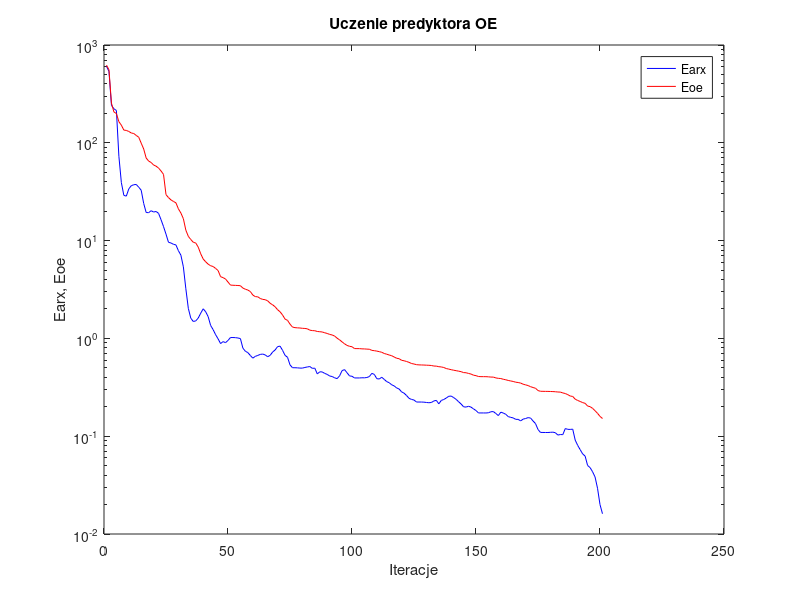
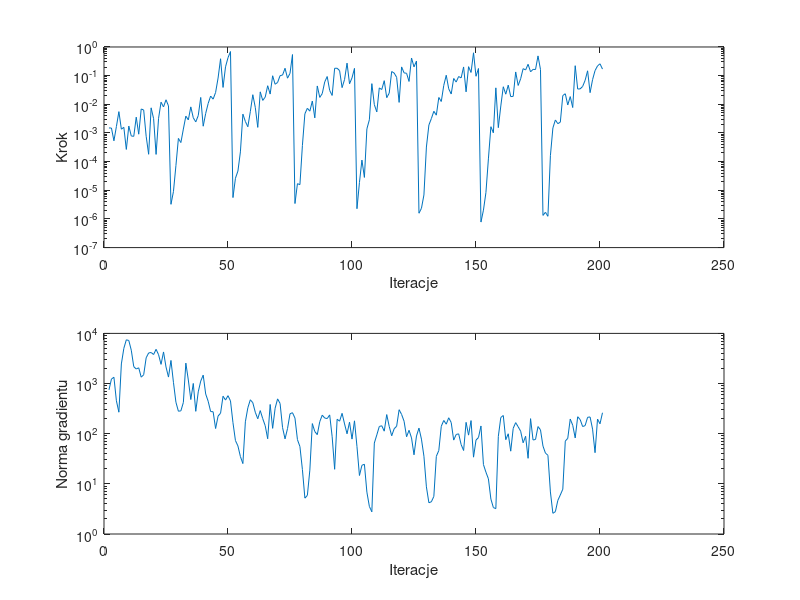

MATLAB code for these plots, in order:
%uczenie predyktora oe
clear all;
n=0; farx(n+1)=6.058005e+002; foe(n+1)=6.221808e+002; wspucz(n+1)=0.000000e+000; ng(n+1)=0.000000e+000;
%odnowa zmiennej metryki
n=1; farx(n+1)=5.370810e+002; foe(n+1)=5.588312e+002; krok(n+1)=1.495556e-003; ng(n+1)=7.461278e+002;
n=2; farx(n+1)=2.423572e+002; foe(n+1)=2.546035e+002; krok(n+1)=1.486486e-003; ng(n+1)=1.230644e+003;
n=3; farx(n+1)=2.226657e+002; foe(n+1)=2.066115e+002; krok(n+1)=5.322828e-004; ng(n+1)=1.333535e+003;
n=4; farx(n+1)=2.139904e+002; foe(n+1)=1.993010e+002; krok(n+1)=1.674853e-003; ng(n+1)=4.527713e+002;
n=5; farx(n+1)=7.274613e+001; foe(n+1)=1.643160e+002; krok(n+1)=5.548179e-003; ng(n+1)=2.683113e+002;
n=6; farx(n+1)=3.915884e+001; foe(n+1)=1.513788e+002; krok(n+1)=1.353531e-003; ng(n+1)=2.460276e+003;
n=7; farx(n+1)=2.901648e+001; foe(n+1)=1.349127e+002; krok(n+1)=1.570905e-003; ng(n+1)=5.040255e+003;
n=8; farx(n+1)=2.850280e+001; foe(n+1)=1.338400e+002; krok(n+1)=2.661414e-004; ng(n+1)=7.451911e+003;
n=9; farx(n+1)=3.379211e+001; foe(n+1)=1.305507e+002; krok(n+1)=1.742611e-003; ng(n+1)=7.214902e+003;
n=10; farx(n+1)=3.644894e+001; foe(n+1)=1.260103e+002; krok(n+1)=7.843678e-004; ng(n+1)=4.620431e+003;
n=11; farx(n+1)=3.726262e+001; foe(n+1)=1.244182e+002; krok(n+1)=7.624904e-004; ng(n+1)=2.171367e+003;
n=12; farx(n+1)=3.751018e+001; foe(n+1)=1.189555e+002; krok(n+1)=3.558977e-003; ng(n+1)=1.949292e+003;
n=13; farx(n+1)=3.515751e+001; foe(n+1)=1.140054e+002; krok(n+1)=9.053002e-004; ng(n+1)=2.060438e+003;
n=14; farx(n+1)=3.274708e+001; foe(n+1)=9.919300e+001; krok(n+1)=6.875219e-003; ng(n+1)=1.341359e+003;
n=15; farx(n+1)=2.400073e+001; foe(n+1)=8.648024e+001; krok(n+1)=6.319511e-003; ng(n+1)=1.498050e+003;
n=16; farx(n+1)=1.937966e+001; foe(n+1)=6.995735e+001; krok(n+1)=7.663457e-004; ng(n+1)=3.261813e+003;
n=17; farx(n+1)=1.929961e+001; foe(n+1)=6.501651e+001; krok(n+1)=1.803354e-004; ng(n+1)=4.074619e+003;
n=18; farx(n+1)=2.021264e+001; foe(n+1)=6.295317e+001; krok(n+1)=7.530795e-003; ng(n+1)=4.155188e+003;
n=19; farx(n+1)=1.960374e+001; foe(n+1)=5.927692e+001; krok(n+1)=3.162104e-003; ng(n+1)=3.792313e+003;
n=20; farx(n+1)=1.984756e+001; foe(n+1)=5.769247e+001; krok(n+1)=1.784968e-004; ng(n+1)=4.815612e+003;
n=21; farx(n+1)=1.899075e+001; foe(n+1)=5.515199e+001; krok(n+1)=3.240245e-003; ng(n+1)=3.765378e+003;
n=22; farx(n+1)=1.635472e+001; foe(n+1)=5.153278e+001; krok(n+1)=1.184956e-002; ng(n+1)=2.412867e+003;
n=23; farx(n+1)=1.391156e+001; foe(n+1)=4.751298e+001; krok(n+1)=8.111094e-003; ng(n+1)=4.267476e+003;
n=24; farx(n+1)=1.164007e+001; foe(n+1)=2.950605e+001; krok(n+1)=1.438335e-002; ng(n+1)=2.145149e+003;
n=25; farx(n+1)=9.610713e+000; foe(n+1)=2.753235e+001; krok(n+1)=8.799720e-003; ng(n+1)=1.346005e+003;
%odnowa zmiennej metryki
n=26; farx(n+1)=9.453923e+000; foe(n+1)=2.607071e+001; krok(n+1)=3.238406e-006; ng(n+1)=2.889934e+003;
n=27; farx(n+1)=9.167307e+000; foe(n+1)=2.514487e+001; krok(n+1)=8.997287e-006; ng(n+1)=1.058058e+003;
n=28; farx(n+1)=9.033378e+000; foe(n+1)=2.433762e+001; krok(n+1)=7.287990e-005; ng(n+1)=4.241357e+002;
n=29; farx(n+1)=7.886824e+000; foe(n+1)=2.112368e+001; krok(n+1)=6.459813e-004; ng(n+1)=2.803008e+002;
n=30; farx(n+1)=7.096591e+000; foe(n+1)=1.913939e+001; krok(n+1)=4.623634e-004; ng(n+1)=2.860991e+002;
n=31; farx(n+1)=5.391631e+000; foe(n+1)=1.676011e+001; krok(n+1)=1.369522e-003; ng(n+1)=4.194860e+002;
n=32; farx(n+1)=3.218356e+000; foe(n+1)=1.278058e+001; krok(n+1)=3.868579e-003; ng(n+1)=2.554049e+003;
n=33; farx(n+1)=2.028113e+000; foe(n+1)=1.105507e+001; krok(n+1)=2.855545e-003; ng(n+1)=1.176035e+003;
n=34; farx(n+1)=1.607793e+000; foe(n+1)=1.025761e+001; krok(n+1)=8.130648e-003; ng(n+1)=4.798034e+002;
n=35; farx(n+1)=1.489539e+000; foe(n+1)=9.615309e+000; krok(n+1)=3.382411e-003; ng(n+1)=1.004630e+003;
n=36; farx(n+1)=1.510182e+000; foe(n+1)=9.449763e+000; krok(n+1)=2.437188e-003; ng(n+1)=2.793544e+002;
n=37; farx(n+1)=1.615603e+000; foe(n+1)=8.570800e+000; krok(n+1)=4.026836e-003; ng(n+1)=6.832044e+002;
n=38; farx(n+1)=1.810789e+000; foe(n+1)=7.328021e+000; krok(n+1)=1.734425e-002; ng(n+1)=1.119263e+003;
n=39; farx(n+1)=2.007580e+000; foe(n+1)=6.483143e+000; krok(n+1)=1.721185e-003; ng(n+1)=1.472354e+003;
n=40; farx(n+1)=1.872111e+000; foe(n+1)=6.070186e+000; krok(n+1)=4.800362e-003; ng(n+1)=6.197288e+002;
n=41; farx(n+1)=1.668878e+000; foe(n+1)=5.740415e+000; krok(n+1)=1.069268e-002; ng(n+1)=4.436982e+002;
n=42; farx(n+1)=1.355135e+000; foe(n+1)=5.533250e+000; krok(n+1)=1.941426e-002; ng(n+1)=2.764468e+002;
n=43; farx(n+1)=1.229561e+000; foe(n+1)=5.433493e+000; krok(n+1)=1.513348e-002; ng(n+1)=2.739798e+002;
n=44; farx(n+1)=1.091410e+000; foe(n+1)=5.194024e+000; krok(n+1)=2.598758e-002; ng(n+1)=1.268284e+002;
n=45; farx(n+1)=9.900703e-001; foe(n+1)=4.942678e+000; krok(n+1)=8.277891e-002; ng(n+1)=2.249032e+002;
n=46; farx(n+1)=8.853352e-001; foe(n+1)=4.278294e+000; krok(n+1)=3.885953e-001; ng(n+1)=2.565855e+002;
n=47; farx(n+1)=9.271767e-001; foe(n+1)=4.181379e+000; krok(n+1)=3.879553e-002; ng(n+1)=5.593883e+002;
n=48; farx(n+1)=9.048903e-001; foe(n+1)=4.050818e+000; krok(n+1)=2.031949e-001; ng(n+1)=4.683978e+002;
n=49; farx(n+1)=9.534896e-001; foe(n+1)=3.767972e+000; krok(n+1)=4.228884e-001; ng(n+1)=5.731343e+002;
n=50; farx(n+1)=1.020431e+000; foe(n+1)=3.508783e+000; krok(n+1)=6.930078e-001; ng(n+1)=4.507504e+002;
%odnowa zmiennej metryki
n=51; farx(n+1)=1.020870e+000; foe(n+1)=3.494382e+000; krok(n+1)=5.567081e-006; ng(n+1)=1.659867e+002;
n=52; farx(n+1)=1.017835e+000; foe(n+1)=3.484728e+000; krok(n+1)=2.628202e-005; ng(n+1)=7.302312e+001;
n=53; farx(n+1)=1.009659e+000; foe(n+1)=3.474222e+000; krok(n+1)=4.687315e-005; ng(n+1)=5.697469e+001;
n=54; farx(n+1)=9.959534e-001; foe(n+1)=3.458246e+000; krok(n+1)=2.189959e-004; ng(n+1)=3.501324e+001;
n=55; farx(n+1)=7.957831e-001; foe(n+1)=3.270726e+000; krok(n+1)=4.546520e-003; ng(n+1)=2.535561e+001;
n=56; farx(n+1)=7.384177e-001; foe(n+1)=3.184185e+000; krok(n+1)=2.519327e-003; ng(n+1)=1.727042e+002;
n=57; farx(n+1)=7.161050e-001; foe(n+1)=3.120167e+000; krok(n+1)=1.645803e-003; ng(n+1)=3.286679e+002;
n=58; farx(n+1)=6.692501e-001; foe(n+1)=3.015928e+000; krok(n+1)=5.557598e-003; ng(n+1)=4.744238e+002;
n=59; farx(n+1)=6.284170e-001; foe(n+1)=2.776626e+000; krok(n+1)=2.160287e-002; ng(n+1)=4.147083e+002;
n=60; farx(n+1)=6.546958e-001; foe(n+1)=2.674910e+000; krok(n+1)=7.819218e-003; ng(n+1)=2.678214e+002;
n=61; farx(n+1)=6.698030e-001; foe(n+1)=2.661888e+000; krok(n+1)=1.564230e-003; ng(n+1)=1.984190e+002;
n=62; farx(n+1)=6.860640e-001; foe(n+1)=2.560223e+000; krok(n+1)=2.721013e-002; ng(n+1)=2.888086e+002;
n=63; farx(n+1)=6.917162e-001; foe(n+1)=2.505056e+000; krok(n+1)=1.370811e-002; ng(n+1)=1.997278e+002;
n=64; farx(n+1)=6.779428e-001; foe(n+1)=2.487976e+000; krok(n+1)=1.776017e-002; ng(n+1)=1.444652e+002;
n=65; farx(n+1)=6.494276e-001; foe(n+1)=2.422015e+000; krok(n+1)=4.446078e-002; ng(n+1)=7.926290e+001;
n=66; farx(n+1)=6.713700e-001; foe(n+1)=2.284764e+000; krok(n+1)=2.272397e-002; ng(n+1)=3.826651e+002;
n=67; farx(n+1)=7.259594e-001; foe(n+1)=2.204688e+000; krok(n+1)=9.907791e-002; ng(n+1)=1.278397e+002;
n=68; farx(n+1)=7.619545e-001; foe(n+1)=2.105353e+000; krok(n+1)=5.005537e-002; ng(n+1)=3.222920e+002;
n=69; farx(n+1)=8.243341e-001; foe(n+1)=1.965104e+000; krok(n+1)=5.801457e-002; ng(n+1)=4.949459e+002;
n=70; farx(n+1)=8.332919e-001; foe(n+1)=1.870387e+000; krok(n+1)=1.001107e-001; ng(n+1)=4.002779e+002;
n=71; farx(n+1)=7.547325e-001; foe(n+1)=1.734938e+000; krok(n+1)=1.046893e-001; ng(n+1)=1.321337e+002;
n=72; farx(n+1)=6.711699e-001; foe(n+1)=1.575593e+000; krok(n+1)=1.809649e-001; ng(n+1)=7.885829e+001;
n=73; farx(n+1)=6.409884e-001; foe(n+1)=1.529949e+000; krok(n+1)=8.155575e-002; ng(n+1)=1.266627e+002;
n=74; farx(n+1)=5.366087e-001; foe(n+1)=1.399544e+000; krok(n+1)=1.200783e-001; ng(n+1)=2.494455e+002;
n=75; farx(n+1)=5.014514e-001; foe(n+1)=1.306706e+000; krok(n+1)=5.446764e-001; ng(n+1)=2.623764e+002;
%odnowa zmiennej metryki
n=76; farx(n+1)=5.012450e-001; foe(n+1)=1.288400e+000; krok(n+1)=3.445799e-006; ng(n+1)=2.047267e+002;
n=77; farx(n+1)=4.999494e-001; foe(n+1)=1.282106e+000; krok(n+1)=1.700240e-005; ng(n+1)=7.613523e+001;
n=78; farx(n+1)=4.971782e-001; foe(n+1)=1.277828e+000; krok(n+1)=1.573332e-005; ng(n+1)=5.540069e+001;
n=79; farx(n+1)=4.969179e-001; foe(n+1)=1.267992e+000; krok(n+1)=3.652332e-004; ng(n+1)=1.928501e+001;
n=80; farx(n+1)=5.045985e-001; foe(n+1)=1.264113e+000; krok(n+1)=4.674043e-003; ng(n+1)=5.185748e+000;
n=81; farx(n+1)=5.105538e-001; foe(n+1)=1.253146e+000; krok(n+1)=7.251821e-003; ng(n+1)=5.894078e+000;
n=82; farx(n+1)=5.155556e-001; foe(n+1)=1.214035e+000; krok(n+1)=5.767896e-003; ng(n+1)=1.877195e+001;
n=83; farx(n+1)=4.941543e-001; foe(n+1)=1.202165e+000; krok(n+1)=1.299379e-002; ng(n+1)=1.591594e+002;
n=84; farx(n+1)=4.960997e-001; foe(n+1)=1.198063e+000; krok(n+1)=3.364099e-003; ng(n+1)=1.104107e+002;
n=85; farx(n+1)=4.336704e-001; foe(n+1)=1.177128e+000; krok(n+1)=4.366353e-002; ng(n+1)=9.571779e+001;
n=86; farx(n+1)=4.552159e-001; foe(n+1)=1.170630e+000; krok(n+1)=1.741045e-002; ng(n+1)=1.738179e+002;
n=87; farx(n+1)=4.542085e-001; foe(n+1)=1.163015e+000; krok(n+1)=2.362755e-002; ng(n+1)=2.342081e+002;
n=88; farx(n+1)=4.385797e-001; foe(n+1)=1.141777e+000; krok(n+1)=6.046686e-002; ng(n+1)=2.053269e+002;
n=89; farx(n+1)=4.285506e-001; foe(n+1)=1.123751e+000; krok(n+1)=9.310460e-002; ng(n+1)=2.002962e+002;
n=90; farx(n+1)=4.125370e-001; foe(n+1)=1.098208e+000; krok(n+1)=3.034235e-002; ng(n+1)=2.368585e+002;
n=91; farx(n+1)=4.076877e-001; foe(n+1)=1.084410e+000; krok(n+1)=2.038266e-002; ng(n+1)=8.691100e+001;
n=92; farx(n+1)=3.953049e-001; foe(n+1)=1.056695e+000; krok(n+1)=1.809599e-001; ng(n+1)=1.951208e+001;
n=93; farx(n+1)=3.878212e-001; foe(n+1)=1.004863e+000; krok(n+1)=1.809599e-001; ng(n+1)=1.940323e+002;
n=94; farx(n+1)=4.145140e-001; foe(n+1)=9.662119e-001; krok(n+1)=1.497077e-001; ng(n+1)=1.777488e+002;
n=95; farx(n+1)=4.685961e-001; foe(n+1)=9.210243e-001; krok(n+1)=3.820826e-002; ng(n+1)=2.547437e+002;
n=96; farx(n+1)=4.794662e-001; foe(n+1)=8.802395e-001; krok(n+1)=7.370577e-002; ng(n+1)=1.564783e+002;
n=97; farx(n+1)=4.454741e-001; foe(n+1)=8.479090e-001; krok(n+1)=2.730900e-001; ng(n+1)=9.959568e+001;
n=98; farx(n+1)=4.133938e-001; foe(n+1)=8.302988e-001; krok(n+1)=5.197516e-002; ng(n+1)=1.696793e+002;
n=99; farx(n+1)=4.100830e-001; foe(n+1)=8.218960e-001; krok(n+1)=8.373214e-002; ng(n+1)=7.802144e+001;
n=100; farx(n+1)=3.941844e-001; foe(n+1)=7.871407e-001; krok(n+1)=1.794685e-001; ng(n+1)=1.806079e+002;
%odnowa zmiennej metryki
n=101; farx(n+1)=3.941110e-001; foe(n+1)=7.863340e-001; krok(n+1)=2.272267e-006; ng(n+1)=5.547855e+001;
n=102; farx(n+1)=3.940984e-001; foe(n+1)=7.860733e-001; krok(n+1)=1.860264e-005; ng(n+1)=1.466994e+001;
n=103; farx(n+1)=3.958077e-001; foe(n+1)=7.817718e-001; krok(n+1)=1.133097e-004; ng(n+1)=2.343548e+001;
n=104; farx(n+1)=3.952682e-001; foe(n+1)=7.806754e-001; krok(n+1)=2.809248e-005; ng(n+1)=2.462145e+001;
n=105; farx(n+1)=3.984122e-001; foe(n+1)=7.770335e-001; krok(n+1)=1.389400e-003; ng(n+1)=6.841592e+000;
n=106; farx(n+1)=4.072005e-001; foe(n+1)=7.748697e-001; krok(n+1)=2.883948e-003; ng(n+1)=3.552656e+000;
n=107; farx(n+1)=4.392023e-001; foe(n+1)=7.544672e-001; krok(n+1)=5.258261e-002; ng(n+1)=2.768217e+000;
n=108; farx(n+1)=4.284402e-001; foe(n+1)=7.491956e-001; krok(n+1)=9.732535e-003; ng(n+1)=6.503913e+001;
n=109; farx(n+1)=3.872791e-001; foe(n+1)=7.414940e-001; krok(n+1)=5.433546e-003; ng(n+1)=9.453733e+001;
n=110; farx(n+1)=3.847065e-001; foe(n+1)=7.321924e-001; krok(n+1)=3.734346e-002; ng(n+1)=1.390332e+002;
n=111; farx(n+1)=4.007552e-001; foe(n+1)=7.210530e-001; krok(n+1)=3.276344e-002; ng(n+1)=1.441067e+002;
n=112; farx(n+1)=3.808360e-001; foe(n+1)=7.013914e-001; krok(n+1)=6.679426e-002; ng(n+1)=1.123313e+002;
n=113; farx(n+1)=3.615893e-001; foe(n+1)=6.890775e-001; krok(n+1)=1.706649e-002; ng(n+1)=2.405642e+002;
n=114; farx(n+1)=3.522583e-001; foe(n+1)=6.765428e-001; krok(n+1)=2.447549e-002; ng(n+1)=1.399564e+002;
n=115; farx(n+1)=3.356153e-001; foe(n+1)=6.650921e-001; krok(n+1)=1.392689e-001; ng(n+1)=9.091888e+001;
n=116; farx(n+1)=3.267876e-001; foe(n+1)=6.458617e-001; krok(n+1)=1.230771e-001; ng(n+1)=1.255678e+002;
n=117; farx(n+1)=3.115697e-001; foe(n+1)=6.264802e-001; krok(n+1)=8.764941e-002; ng(n+1)=1.409712e+002;
n=118; farx(n+1)=3.037912e-001; foe(n+1)=6.200784e-001; krok(n+1)=1.165911e-002; ng(n+1)=3.009138e+002;
n=119; farx(n+1)=2.838053e-001; foe(n+1)=5.969447e-001; krok(n+1)=2.016994e-001; ng(n+1)=2.419197e+002;
n=120; farx(n+1)=2.753502e-001; foe(n+1)=5.907709e-001; krok(n+1)=1.249482e-001; ng(n+1)=1.769471e+002;
n=121; farx(n+1)=2.604858e-001; foe(n+1)=5.805914e-001; krok(n+1)=1.209148e-001; ng(n+1)=8.693928e+001;
n=122; farx(n+1)=2.439165e-001; foe(n+1)=5.690006e-001; krok(n+1)=6.269998e-002; ng(n+1)=1.168786e+002;
n=123; farx(n+1)=2.376811e-001; foe(n+1)=5.536334e-001; krok(n+1)=4.126070e-001; ng(n+1)=8.236718e+001;
n=124; farx(n+1)=2.344346e-001; foe(n+1)=5.472991e-001; krok(n+1)=2.023747e-001; ng(n+1)=3.793656e+001;
n=125; farx(n+1)=2.236292e-001; foe(n+1)=5.388598e-001; krok(n+1)=3.238984e-001; ng(n+1)=9.001361e+001;
%odnowa zmiennej metryki
n=126; farx(n+1)=2.236059e-001; foe(n+1)=5.361149e-001; krok(n+1)=1.581345e-006; ng(n+1)=1.292909e+002;
n=127; farx(n+1)=2.235033e-001; foe(n+1)=5.350502e-001; krok(n+1)=2.348216e-006; ng(n+1)=7.797438e+001;
n=128; farx(n+1)=2.228767e-001; foe(n+1)=5.340269e-001; krok(n+1)=6.866794e-006; ng(n+1)=3.560697e+001;
n=129; farx(n+1)=2.212796e-001; foe(n+1)=5.322631e-001; krok(n+1)=3.226735e-004; ng(n+1)=8.712230e+000;
n=130; farx(n+1)=2.199217e-001; foe(n+1)=5.309606e-001; krok(n+1)=1.889294e-003; ng(n+1)=4.200489e+000;
n=131; farx(n+1)=2.210916e-001; foe(n+1)=5.285841e-001; krok(n+1)=3.174920e-003; ng(n+1)=4.388453e+000;
n=132; farx(n+1)=2.292814e-001; foe(n+1)=5.218181e-001; krok(n+1)=5.711090e-003; ng(n+1)=5.620542e+000;
n=133; farx(n+1)=2.326214e-001; foe(n+1)=5.206578e-001; krok(n+1)=4.181398e-003; ng(n+1)=3.541790e+001;
n=134; farx(n+1)=2.142455e-001; foe(n+1)=5.137363e-001; krok(n+1)=1.729594e-002; ng(n+1)=4.624003e+001;
n=135; farx(n+1)=2.319949e-001; foe(n+1)=5.108152e-001; krok(n+1)=1.254246e-002; ng(n+1)=1.406619e+002;
n=136; farx(n+1)=2.374203e-001; foe(n+1)=5.041028e-001; krok(n+1)=4.568872e-002; ng(n+1)=1.835977e+002;
n=137; farx(n+1)=2.454582e-001; foe(n+1)=4.919342e-001; krok(n+1)=1.031518e-001; ng(n+1)=1.548002e+002;
n=138; farx(n+1)=2.559759e-001; foe(n+1)=4.854235e-001; krok(n+1)=3.474191e-002; ng(n+1)=2.077513e+002;
n=139; farx(n+1)=2.572429e-001; foe(n+1)=4.788288e-001; krok(n+1)=2.284436e-002; ng(n+1)=1.669811e+002;
n=140; farx(n+1)=2.481507e-001; foe(n+1)=4.726613e-001; krok(n+1)=7.959957e-002; ng(n+1)=7.452803e+001;
n=141; farx(n+1)=2.379975e-001; foe(n+1)=4.678669e-001; krok(n+1)=5.983917e-002; ng(n+1)=9.633197e+001;
n=142; farx(n+1)=2.248430e-001; foe(n+1)=4.622691e-001; krok(n+1)=9.327289e-002; ng(n+1)=9.944209e+001;
n=143; farx(n+1)=2.133649e-001; foe(n+1)=4.569946e-001; krok(n+1)=8.343059e-002; ng(n+1)=6.089135e+001;
n=144; farx(n+1)=1.997690e-001; foe(n+1)=4.470461e-001; krok(n+1)=2.010759e-001; ng(n+1)=4.621410e+001;
n=145; farx(n+1)=1.985470e-001; foe(n+1)=4.455537e-001; krok(n+1)=2.721013e-002; ng(n+1)=1.684587e+002;
n=146; farx(n+1)=2.023476e-001; foe(n+1)=4.380611e-001; krok(n+1)=2.056099e-001; ng(n+1)=9.363067e+001;
n=147; farx(n+1)=1.982762e-001; foe(n+1)=4.319784e-001; krok(n+1)=1.292164e-001; ng(n+1)=1.826058e+002;
n=148; farx(n+1)=1.901749e-001; foe(n+1)=4.204790e-001; krok(n+1)=6.273059e-001; ng(n+1)=3.404757e+001;
n=149; farx(n+1)=1.830041e-001; foe(n+1)=4.160088e-001; krok(n+1)=9.515193e-002; ng(n+1)=7.462065e+001;
n=150; farx(n+1)=1.729187e-001; foe(n+1)=4.078184e-001; krok(n+1)=1.775417e-001; ng(n+1)=8.383380e+001;
%odnowa zmiennej metryki
n=151; farx(n+1)=1.729044e-001; foe(n+1)=4.064219e-001; krok(n+1)=7.775190e-007; ng(n+1)=1.426471e+002;
n=152; farx(n+1)=1.729134e-001; foe(n+1)=4.063090e-001; krok(n+1)=2.026605e-006; ng(n+1)=2.426919e+001;
n=153; farx(n+1)=1.727798e-001; foe(n+1)=4.061190e-001; krok(n+1)=8.333245e-006; ng(n+1)=1.710040e+001;
n=154; farx(n+1)=1.736890e-001; foe(n+1)=4.047299e-001; krok(n+1)=1.247165e-004; ng(n+1)=1.261164e+001;
n=155; farx(n+1)=1.778029e-001; foe(n+1)=4.023442e-001; krok(n+1)=1.651908e-003; ng(n+1)=4.977782e+000;
n=156; farx(n+1)=1.785929e-001; foe(n+1)=4.020870e-001; krok(n+1)=1.012393e-003; ng(n+1)=3.371943e+000;
n=157; farx(n+1)=1.706346e-001; foe(n+1)=3.943997e-001; krok(n+1)=3.751412e-002; ng(n+1)=3.204077e+000;
n=158; farx(n+1)=1.624866e-001; foe(n+1)=3.905501e-001; krok(n+1)=1.532691e-003; ng(n+1)=8.827244e+001;
n=159; farx(n+1)=1.760382e-001; foe(n+1)=3.887375e-001; krok(n+1)=8.744518e-003; ng(n+1)=2.109405e+002;
n=160; farx(n+1)=1.725964e-001; foe(n+1)=3.821628e-001; krok(n+1)=4.095813e-002; ng(n+1)=2.304042e+002;
n=161; farx(n+1)=1.674392e-001; foe(n+1)=3.776378e-001; krok(n+1)=2.254943e-002; ng(n+1)=7.603739e+001;
n=162; farx(n+1)=1.586857e-001; foe(n+1)=3.716114e-001; krok(n+1)=4.655230e-002; ng(n+1)=9.963984e+001;
n=163; farx(n+1)=1.557970e-001; foe(n+1)=3.670923e-001; krok(n+1)=1.853270e-002; ng(n+1)=4.483329e+001;
n=164; farx(n+1)=1.538634e-001; foe(n+1)=3.629199e-001; krok(n+1)=1.897240e-002; ng(n+1)=1.281523e+002;
n=165; farx(n+1)=1.487349e-001; foe(n+1)=3.566095e-001; krok(n+1)=1.346726e-001; ng(n+1)=1.661600e+002;
n=166; farx(n+1)=1.486549e-001; foe(n+1)=3.539871e-001; krok(n+1)=4.545636e-002; ng(n+1)=1.373822e+002;
n=167; farx(n+1)=1.433460e-001; foe(n+1)=3.492455e-001; krok(n+1)=7.780615e-002; ng(n+1)=1.122642e+002;
n=168; farx(n+1)=1.494612e-001; foe(n+1)=3.402899e-001; krok(n+1)=1.755320e-001; ng(n+1)=6.590480e+001;
n=169; farx(n+1)=1.516579e-001; foe(n+1)=3.349241e-001; krok(n+1)=1.577575e-001; ng(n+1)=8.879696e+001;
n=170; farx(n+1)=1.548259e-001; foe(n+1)=3.294469e-001; krok(n+1)=2.489869e-001; ng(n+1)=3.231703e+001;
n=171; farx(n+1)=1.533854e-001; foe(n+1)=3.209361e-001; krok(n+1)=1.362644e-001; ng(n+1)=1.995505e+002;
n=172; farx(n+1)=1.431180e-001; foe(n+1)=3.147088e-001; krok(n+1)=1.653712e-001; ng(n+1)=7.491136e+001;
n=173; farx(n+1)=1.345680e-001; foe(n+1)=3.091421e-001; krok(n+1)=1.634459e-001; ng(n+1)=7.669815e+001;
n=174; farx(n+1)=1.170588e-001; foe(n+1)=2.928482e-001; krok(n+1)=4.887823e-001; ng(n+1)=1.387725e+002;
n=175; farx(n+1)=1.093183e-001; foe(n+1)=2.879825e-001; krok(n+1)=1.641051e-001; ng(n+1)=1.193775e+002;
%odnowa zmiennej metryki
n=176; farx(n+1)=1.092309e-001; foe(n+1)=2.876299e-001; krok(n+1)=1.327704e-006; ng(n+1)=5.679055e+001;
n=177; farx(n+1)=1.091194e-001; foe(n+1)=2.872868e-001; krok(n+1)=1.711678e-006; ng(n+1)=4.097426e+001;
n=178; farx(n+1)=1.090938e-001; foe(n+1)=2.871355e-001; krok(n+1)=1.236046e-006; ng(n+1)=3.714587e+001;
n=179; farx(n+1)=1.095461e-001; foe(n+1)=2.865992e-001; krok(n+1)=1.616776e-004; ng(n+1)=6.895108e+000;
n=180; farx(n+1)=1.100034e-001; foe(n+1)=2.859468e-001; krok(n+1)=1.490432e-003; ng(n+1)=2.588240e+000;
n=181; farx(n+1)=1.085652e-001; foe(n+1)=2.849152e-001; krok(n+1)=2.840497e-003; ng(n+1)=2.786898e+000;
n=182; farx(n+1)=1.027590e-001; foe(n+1)=2.830689e-001; krok(n+1)=2.106662e-003; ng(n+1)=4.683380e+000;
n=183; farx(n+1)=1.039905e-001; foe(n+1)=2.825318e-001; krok(n+1)=2.386470e-003; ng(n+1)=6.011818e+000;
n=184; farx(n+1)=1.037275e-001; foe(n+1)=2.769822e-001; krok(n+1)=2.024365e-002; ng(n+1)=7.832540e+000;
n=185; farx(n+1)=1.197363e-001; foe(n+1)=2.731924e-001; krok(n+1)=2.331822e-002; ng(n+1)=7.114550e+001;
n=186; farx(n+1)=1.175292e-001; foe(n+1)=2.661104e-001; krok(n+1)=9.473853e-003; ng(n+1)=8.092812e+001;
n=187; farx(n+1)=1.173332e-001; foe(n+1)=2.574741e-001; krok(n+1)=1.856024e-002; ng(n+1)=1.960408e+002;
n=188; farx(n+1)=1.180261e-001; foe(n+1)=2.549849e-001; krok(n+1)=7.712744e-003; ng(n+1)=1.475316e+002;
n=189; farx(n+1)=9.121748e-002; foe(n+1)=2.391322e-001; krok(n+1)=2.221265e-001; ng(n+1)=8.230474e+001;
n=190; farx(n+1)=8.060730e-002; foe(n+1)=2.319480e-001; krok(n+1)=3.413297e-002; ng(n+1)=2.176834e+002;
n=191; farx(n+1)=7.288177e-002; foe(n+1)=2.266263e-001; krok(n+1)=3.453662e-002; ng(n+1)=1.913934e+002;
n=192; farx(n+1)=6.594881e-002; foe(n+1)=2.206580e-001; krok(n+1)=4.194258e-002; ng(n+1)=1.389050e+002;
n=193; farx(n+1)=6.257638e-002; foe(n+1)=2.168795e-001; krok(n+1)=6.864555e-002; ng(n+1)=1.449505e+002;
n=194; farx(n+1)=5.020178e-002; foe(n+1)=2.035091e-001; krok(n+1)=1.474804e-001; ng(n+1)=2.124063e+002;
n=195; farx(n+1)=4.774104e-002; foe(n+1)=2.004523e-001; krok(n+1)=2.550930e-002; ng(n+1)=2.154696e+002;
n=196; farx(n+1)=4.332340e-002; foe(n+1)=1.927634e-001; krok(n+1)=7.236188e-002; ng(n+1)=1.234326e+002;
n=197; farx(n+1)=3.833970e-002; foe(n+1)=1.822202e-001; krok(n+1)=1.500565e-001; ng(n+1)=4.183544e+001;
n=198; farx(n+1)=2.936600e-002; foe(n+1)=1.713566e-001; krok(n+1)=2.181689e-001; ng(n+1)=1.956100e+002;
n=199; farx(n+1)=1.999295e-002; foe(n+1)=1.594212e-001; krok(n+1)=2.591726e-001; ng(n+1)=1.575876e+002;
n=200; farx(n+1)=1.611530e-002; foe(n+1)=1.517162e-001; krok(n+1)=1.694093e-001; ng(n+1)=2.617464e+002;

figure; semilogy(farx,'b'); hold on; semilogy(foe,'r'); xlabel('Iteracje'); ylabel('Earx, Eoe'); legend('Earx','Eoe'); title('Uczenie predyktora OE');
figure; subplot(2,1,1); semilogy(krok); xlabel('Iteracje'); ylabel('Krok');
subplot(2,1,2); semilogy(ng); xlabel('Iteracje'); ylabel('Norma gradientu');
Earx=farx(n+1)
Eoe=foe(n+1)
